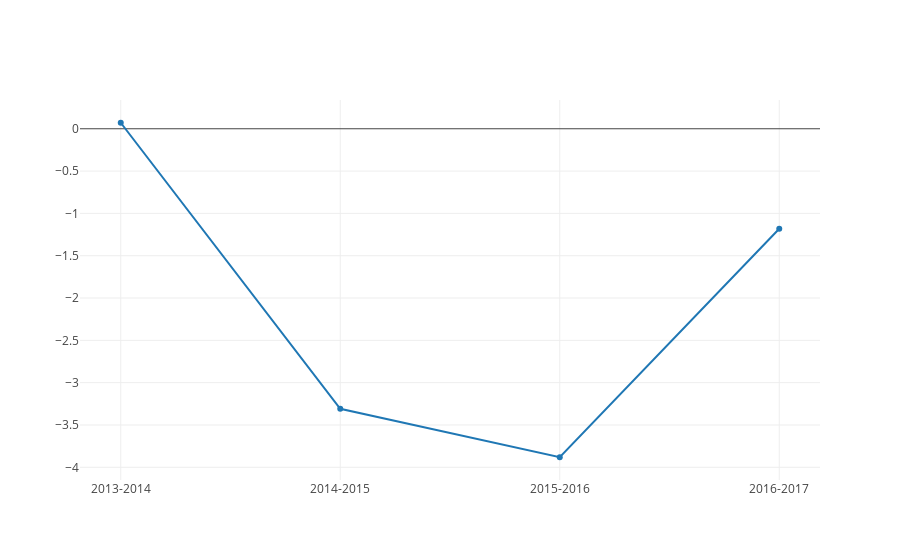

This figure's notebook cell:
### Code cell
trace = go.Scatter(x = ['2013-2014', '2014-2015', '2015-2016', '2016-2017'],
               y = [primeiraVarPercent, segundaVarPercent, terceiraVarPercent, quartaVarPercent])
data1 = [trace]
py.iplot(data1)

### Figure 1 — Plotly figure (JSON) as saved in the notebook; plotly's stock layout.template omitted (floating-point values rounded to 4 significant figures)
{"data": [{"type": "scatter", "uid": "45cfa92e-ecc0-4a3b-889d-b9e5e88f9886", "x": ["2013-2014", "2014-2015", "2015-2016", "2016-2017"], "y": [0.07086, -3.309, -3.881, -1.181]}], "layout": {}}
